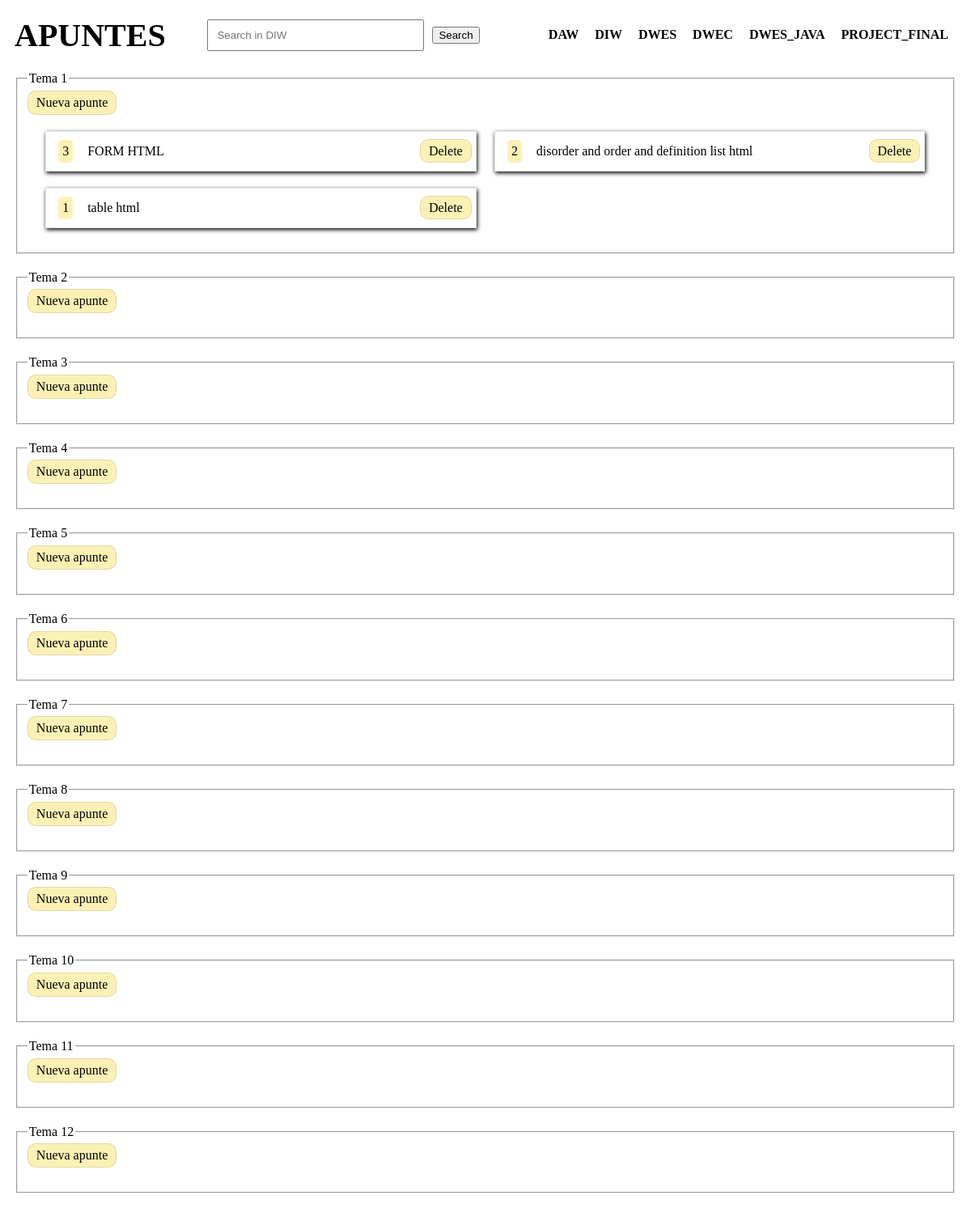
Page /index.php?page=DIW on the committed database.
### tables this page shows
CREATE TABLE `temas` (
  `id` int NOT NULL,
  `nombre` varchar(255) NOT NULL,
  `asignatura_id` int NOT NULL,
  `fecha` datetime DEFAULT CURRENT_TIMESTAMP
);

CREATE TABLE `apuntes` (
  `id` int NOT NULL,
  `nombre` varchar(255) NOT NULL,
  `apunte` longtext,
  `tema_id` int NOT NULL,
  `fecha` datetime DEFAULT CURRENT_TIMESTAMP
);

### models.php (called while the page is built, shortened)
<?php
class Models
{
    private function getConnection($sql)
    {
        $conn = new mysqli('localhost', 'root', '', 'daw2');
        $result = $conn->query($sql);
        $content = [];
        while ($row = $result->fetch_assoc()) {
            $content[] = $row;
        }
        return $content;
    }
    public function getTemas($id)
    {
        $sql = " select   temas.* from temas where asignatura_id={$id} order by fecha desc ";
        $temas = $this->getConnection($sql);
        return $temas;
    }
    public function getApuntes($id)
    {
        $sql = " select   apuntes.* from apuntes where tema_id={$id} order by fecha desc";
        $temas = $this->getConnection($sql);
        return $temas;
    }
}
?>

### temas.php (the view)
<section id="temas">
<?php
if (is_array($temas) || is_object($temas)) {
    foreach ($temas as $value) {
        $models= new Models();
        $apuntes = $models->getApuntes($value['id']);
        echo '<fieldset>';
        echo "<legend>{$value['nombre']}</legend>";
        echo "<a href='#' class='NuevaApunte' data-name='{$value['nombre']}' data-url='{$value['id']}' > Nueva apunte </a>";
        include('apuntes.php');
        echo '</fieldset>';
    }
} else {
    echo 'Error: $temas is not an array or an object.';
}
?>
</section>

### apuntes.php
<?php
echo '<div id="apuntes">';
    $x=count($apuntes);
    foreach ($apuntes as  $valuea) {
        echo '<div class="apunte">';
        echo "
        <details>
        <summary><span style='border-radius:5px;width:max-content;padding:5px;background:rgba(245, 210, 10,0.3);margin:0 5px' >{$x}</span> <div style='min-width:75%'> {$valuea['nombre']}</div>
        <div id='btn' style='float:right;width:max-content;'>
        <a href='index.php?page=delete&id={$valuea['id']}' style='position: relative;right: -10px;'>Delete</a>
        </div>
        </summary>
        <p><pre><code>".htmlspecialchars($valuea['apunte'])."</code></pre></p>
        </details>
        ";
        echo '</div>';
        $x--;
    }
echo '</div>';
?>

### style.css (style rules this page uses)
#btn { float: right; width: max-content; height: max-content; padding: 5px; }
summary { width: 100%; display: flex; flex-direction: row; justify-content: space-between; align-items: center; }
a { text-decoration: none; color: black; font-weight: 500; }
#temas { width: 100%; display: flex; flex-wrap: wrap; }
fieldset { display: flex; flex-wrap: wrap; width: 98%; margin: 10px 1%; }
fieldset a { border: 1px solid rgba(0, 0, 0, 0.1) ; padding: 5px 10px; border-radius: 10px; background: rgba(245, 210, 10,0.3); }
#apuntes { display: flex; flex-wrap: wrap; width: 98%; margin: 10px 1%; }
.apunte { width: 46%; margin: 10px 1%; border: 1px solid rgba(0, 0, 0, 0.1); padding: 10px; box-shadow: 1px 2px 5px black; }

### rows in the picture
temas: nombre "Tema 1"
apuntes: nombre "FORM HTML"
apuntes: nombre "disorder and order and definition list html"
apuntes: nombre "table html"
temas: nombre "Tema 2"
temas: nombre "Tema 3"
temas: nombre "Tema 4"
temas: nombre "Tema 5"
temas: nombre "Tema 6"
temas: nombre "Tema 7"
temas: nombre "Tema 8"
temas: nombre "Tema 9"
temas: nombre "Tema 10"
temas: nombre "Tema 11"
temas: nombre "Tema 12"
